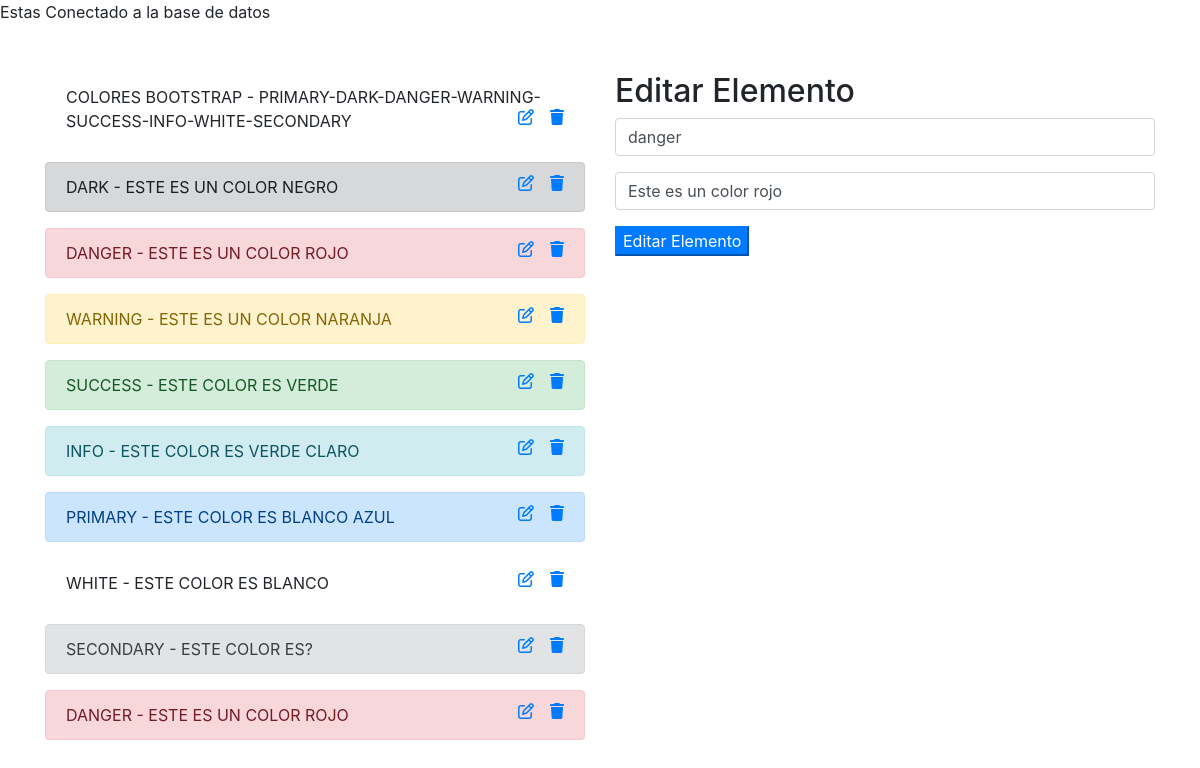
Screenshot of /index.php?id=33 with the database file from the repository.
### tables this page shows
CREATE TABLE `yt_colores` (
  `id` int(11) NOT NULL,
  `color` varchar(255) NOT NULL,
  `descripcion` varchar(255) NOT NULL
);

### index.php (the view, shortened to what this page needs)
<?php
 include_once('inc/conexion.php');
$cnx_leer = 'SELECT * FROM yt_colores';
$jver = $mbd->prepare($cnx_leer);
$jver->execute();
$resultado = $jver->fetchAll();
   if($_GET){
        $id = $_GET['id'];
        $cnx_unico = 'SELECT * FROM yt_colores WHERE id=?';
        $junico = $mbd->prepare($cnx_unico);
        $junico->execute(array($id));
        $resultado_unico = $junico->fetch();
}
?>
<!doctype html>
<html lang="es">
  <head>
    <link rel="stylesheet" href="https://stackpath.bootstrapcdn.com/bootstrap/4.4.1/css/bootstrap.min.css">
  </head>
  <body>
    <div class="container mt-5">
      <div class="row">
        <div class="col-md-6">
          <?php foreach ($resultado as $dato): ?>
         <div class="alert alert-<?php echo $dato['color'] ?> text-uppercase"
         role="alert">
           <?php echo $dato['color'] ?>
           -
           <?php echo $dato['descripcion'] ?>
           <a href="borrar.php?id=<?php echo $dato['id'] ?>" class = "float-right ml-3"  ><i class="fas fa-trash"></i></a>
           <a href="index.php?id=<?php echo $dato['id']  ?>" class="float-right"><i class="far fa-edit"></i></a>
          </div>
            <?php endforeach ?>
        </div>
        <div class="col-md-6">
        <?php if($_GET): ?>
          <h2>Editar Elemento</h2>
          <form method="GET" action="editarindex.php">
            <input type="text" class="form-control" name="color" value="<?php echo $resultado_unico['color'] ?>">
            <input type="text" class="form-control mt-3" name="descripcion" value="<?php echo $resultado_unico['descripcion'] ?>">
            <button class="btn- btn-primary mt-3">Editar Elemento</button>
          </form>
        <?php endif ?>
        </div>
      </div>
    </div>
  </body>
</html>

### rows the page displays
yt_colores: color "COLORES BOOTSTRAP", descripcion "PRIMARY-DARK-DANGER-WARNING-SUCCESS-INFO-WHITE-SECONDARY"
yt_colores: color "DARK", descripcion "ESTE ES UN COLOR NEGRO"
yt_colores: color "DANGER", descripcion "ESTE ES UN COLOR ROJO", color "danger", descripcion "Este es un color rojo"
yt_colores: color "WARNING", descripcion "ESTE ES UN COLOR NARANJA"
yt_colores: color "SUCCESS", descripcion "ESTE COLOR ES VERDE"
yt_colores: color "INFO", descripcion "ESTE COLOR ES VERDE CLARO"
yt_colores: color "PRIMARY", descripcion "ESTE COLOR ES BLANCO AZUL"
yt_colores: color "WHITE", descripcion "ESTE COLOR ES BLANCO"
yt_colores: color "SECONDARY", descripcion "ESTE COLOR ES?"
yt_colores: color "DANGER", descripcion "ESTE ES UN COLOR ROJO"
